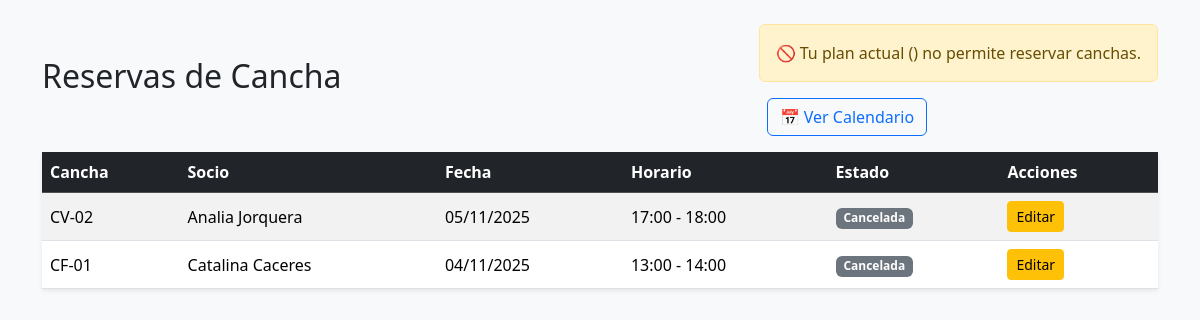
Page /canchas/reservas/ (signed in) on the earlier database version.
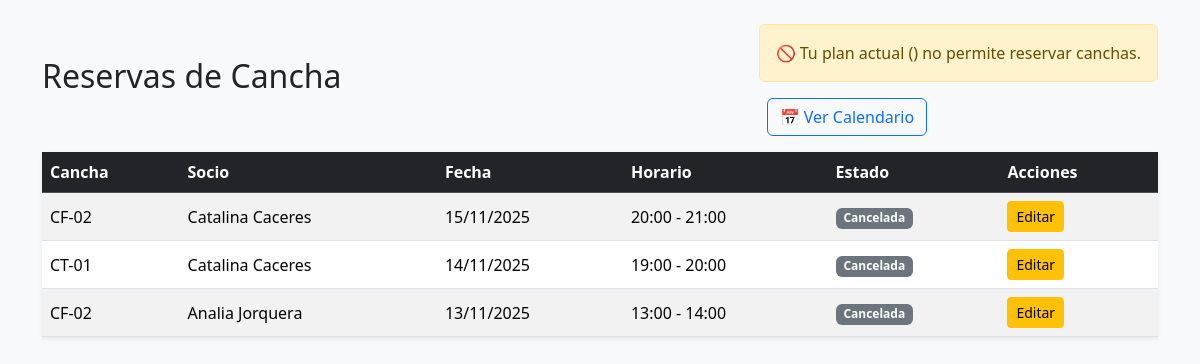
Same page on the later database version.
### apps/canchas/models.py (models this page shows, shortened)
class Reserva(models.Model):
    ESTADOS = (
        ('pendiente', 'Pendiente'),
        ('confirmada', 'Confirmada'),
        ('cancelada', 'Cancelada'),
    )
    socio = models.ForeignKey(
        'socios.Socio',
        on_delete=models.CASCADE,
        related_name='reservas'
    )
    cancha = models.ForeignKey(
        Cancha,
        on_delete=models.CASCADE,
        related_name='reservas'
    )
    fecha = models.DateField()
    hora_inicio = models.TimeField()
    hora_fin = models.TimeField()
    estado = models.CharField(max_length=15, choices=ESTADOS, default='pendiente')
    fec_registro = models.DateTimeField(default=timezone.now)
    class Meta:
        unique_together = ('cancha', 'fecha', 'hora_inicio')
        ordering = ['-fecha', 'hora_inicio']
        verbose_name = "Reserva"
        verbose_name_plural = "Reservas"

class Cancha(models.Model):
    TIPO = (
        ('basket', 'Básquetbol'),
        ('volley', 'Vóleibol'),
        ('futbol', 'Fútbol'),
        ('tenis', 'Tenis'),
    )
    nombre = models.CharField(max_length=100, unique=True)
    tipo = models.CharField(max_length=20, choices=TIPO, default='futbol')
    activo = models.BooleanField(default=True)
    class Meta:
        ordering = ['nombre']
        verbose_name = "Cancha"
        verbose_name_plural = "Canchas"

### apps/socios/models.py (models this page shows, shortened)
class Socio(models.Model):
    ESTADO_CHOICES = [
        (True, 'Activo'),
        (False, 'Inactivo'),
    ]
    rut = models.CharField(max_length=12, unique=True)
    nombre = models.CharField(max_length=50)
    apellido_paterno = models.CharField(max_length=50)
    apellido_materno = models.CharField(max_length=50, blank=True, null=True)
    correo = models.EmailField(unique=True)
    telefono = models.CharField(max_length=20, blank=True, null=True)
    fecNac = models.DateField(verbose_name='Fecha de Nacimiento', null=True, blank=True)
    estado = models.BooleanField(choices=ESTADO_CHOICES, default=True)
    fec_registro = models.DateTimeField(default=timezone.now)
    peso = models.DecimalField(max_digits=5, decimal_places=2, blank=True, null=True, help_text="Peso en kilogramos")
    altura = models.DecimalField(max_digits=4, decimal_places=2, blank=True, null=True, help_text="Altura en metros")
    objetivos_choices = [
        ('bajar_peso', 'Bajar de peso'),
        ('subir_masa', 'Subir masa muscular'),
        ('bajar_grasa', 'Reducir grasa corporal'),
        ('mantener', 'Mantener condición física'),
        ('aumentar_fuerza', 'Aumentar fuerza'),
        ('tonificar', 'Tonificar / Definir'),
    ]
    objetivo = models.CharField(max_length=40, choices=objetivos_choices, default='mantener')
    profesor_asignado = models.ForeignKey(
        'users.Usuario',
        on_delete=models.SET_NULL,
        null=True,
        blank=True,
        limit_choices_to={'rol': 'profesor'},
        related_name='alumnos_asignados',
        help_text="Profesor asignado a este socio"
    )

### apps/canchas/views.py (the view)
# urls.py: path('reservas/', views.reservas_cancha_list, name='reservas_cancha_list'),
@login_required
@user_passes_test(es_admin_superadmin_profesor_socio)
def reservas_cancha_list(request):
    rol = getattr(request.user, 'rol', None)
    if rol in ['admin', 'superadmin', 'profesor']:
        reservas = Reserva.objects.select_related('cancha', 'socio').all()
    else:  # socio
        reservas = Reserva.objects.filter(
            socio__rut=request.user.rut
        ).select_related('cancha', 'socio')
    return render(request, 'canchas/reservas_cancha_list.html', {'reservas': reservas})

### apps/canchas/views.py (called while the page is built)
def es_admin_superadmin_profesor_socio(user):
    return user.is_authenticated and getattr(user, 'rol', None) in ['admin', 'superadmin', 'profesor', 'socio']

### templates/canchas/reservas_cancha_list.html (shortened to what this page needs)
<!DOCTYPE html>
<html lang="es">
<head>
  <link href="https://cdn.jsdelivr.net/npm/bootstrap@5.3.3/dist/css/bootstrap.min.css" rel="stylesheet">
</head>
<body class="bg-light">
<div class="container py-4">
  <div class="d-flex justify-content-between align-items-center mb-3">
    <h2>Reservas de Cancha</h2>
    <div>
      {% load static %}
      {% if socio_plan and socio_plan.plan.puede_reservar_canchas %}
          <a href="{% url 'reserva_cancha_crear' %}" class="btn btn-success mb-3">
              <i class="ph ph-calendar-plus"></i> Nueva Reserva
          </a>
      {% else %}
          <div class="alert alert-warning mb-3">
              🚫 Tu plan actual (<strong>{{ socio_plan.plan.nombre }}</strong>) no permite reservar canchas.
          </div>
      {% endif %}
      <a href="{% url 'calendario' %}" class="btn btn-outline-primary ms-2">📅 Ver Calendario</a>
    </div>
  </div>
  <table class="table table-striped align-middle shadow-sm">
    <thead class="table-dark">
      <tr>
        <th>Cancha</th>
        <th>Socio</th>
        <th>Fecha</th>
        <th>Horario</th>
        <th>Estado</th>
        <th>Acciones</th>
      </tr>
    </thead>
    <tbody>
    {% for r in reservas %}
      <tr>
        <td>{{ r.cancha.nombre }}</td>
        <td>{{ r.socio.nombre }} {{ r.socio.apellido_paterno }}</td>
        <td>{{ r.fecha|date:"d/m/Y" }}</td>
        <td>{{ r.hora_inicio }} - {{ r.hora_fin }}</td>
        <td>
          {% if r.estado == 'reservada' %}
            <span class="badge bg-success">Reservada</span>
          {% else %}
            <span class="badge bg-secondary">Cancelada</span>
          {% endif %}
        </td>
        <td>
          <a class="btn btn-sm btn-warning" href="{% url 'reserva_cancha_editar' r.id %}">Editar</a>
        </td>
      </tr>
    {% empty %}
      <tr><td colspan="6" class="text-center text-muted">No hay reservas</td></tr>
    {% endfor %}
    </tbody>
  </table>
</div>
</body>
</html>

Differences in the rows shown:
removed Reserva: cancha.nombre "CV-02", socio.nombre "Analia", socio.apellido_paterno "Jorquera", fecha "05/11/2025", hora_inicio "17:00", hora_fin "18:00", estado "Cancelada"
removed Reserva: cancha.nombre "CF-01", socio.nombre "Catalina", socio.apellido_paterno "Caceres", fecha "04/11/2025", hora_inicio "13:00", hora_fin "14:00", estado "Cancelada"
added Reserva: cancha.nombre "CF-02", socio.nombre "Catalina", socio.apellido_paterno "Caceres", fecha "15/11/2025", hora_inicio "20:00", hora_fin "21:00", estado "Cancelada"
added Reserva: cancha.nombre "CT-01", socio.nombre "Catalina", socio.apellido_paterno "Caceres", fecha "14/11/2025", hora_inicio "19:00", hora_fin "20:00", estado "Cancelada"
added Reserva: cancha.nombre "CF-02", socio.nombre "Analia", socio.apellido_paterno "Jorquera", fecha "13/11/2025", hora_inicio "13:00", hora_fin "14:00", estado "Cancelada"
